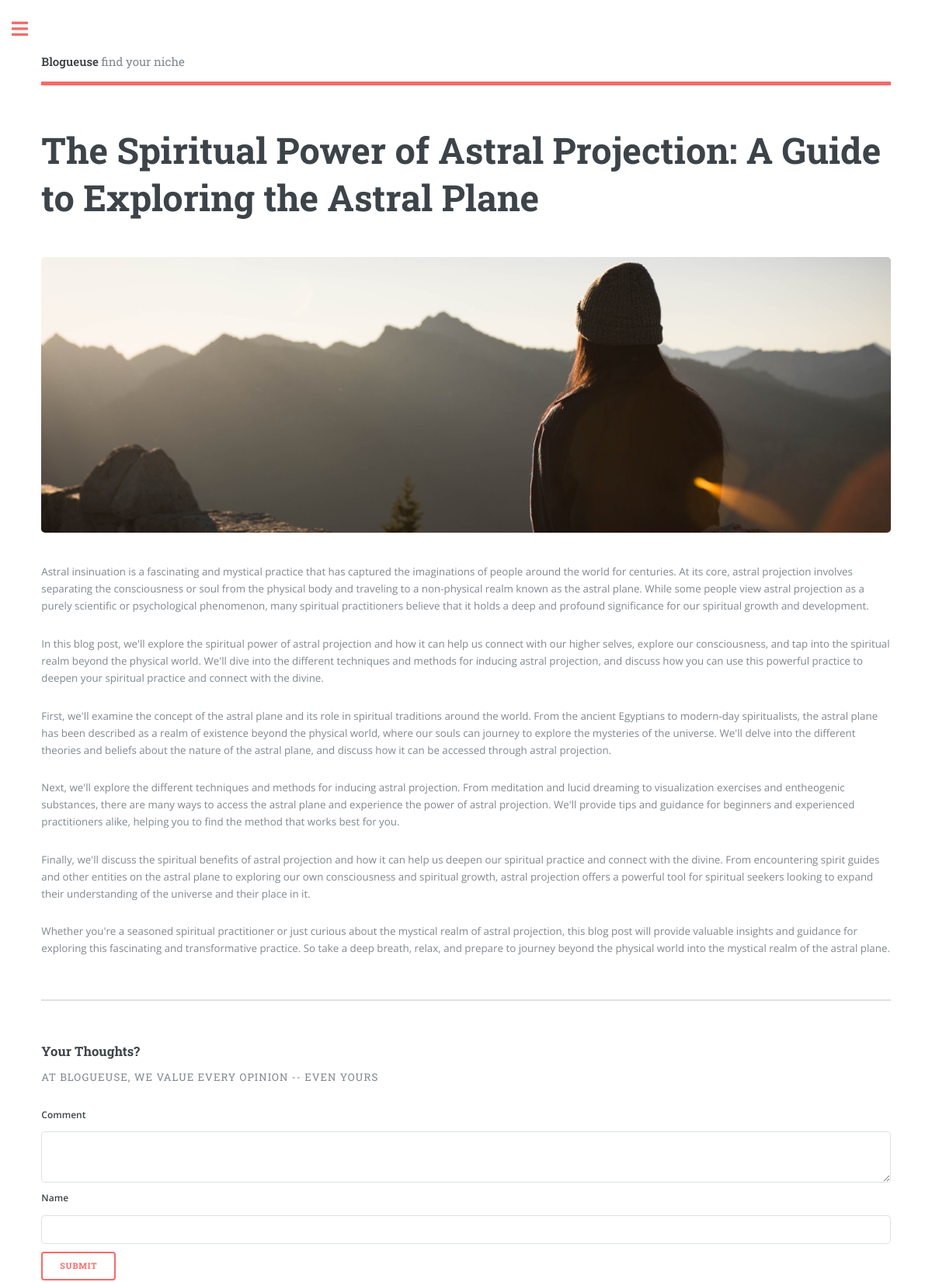
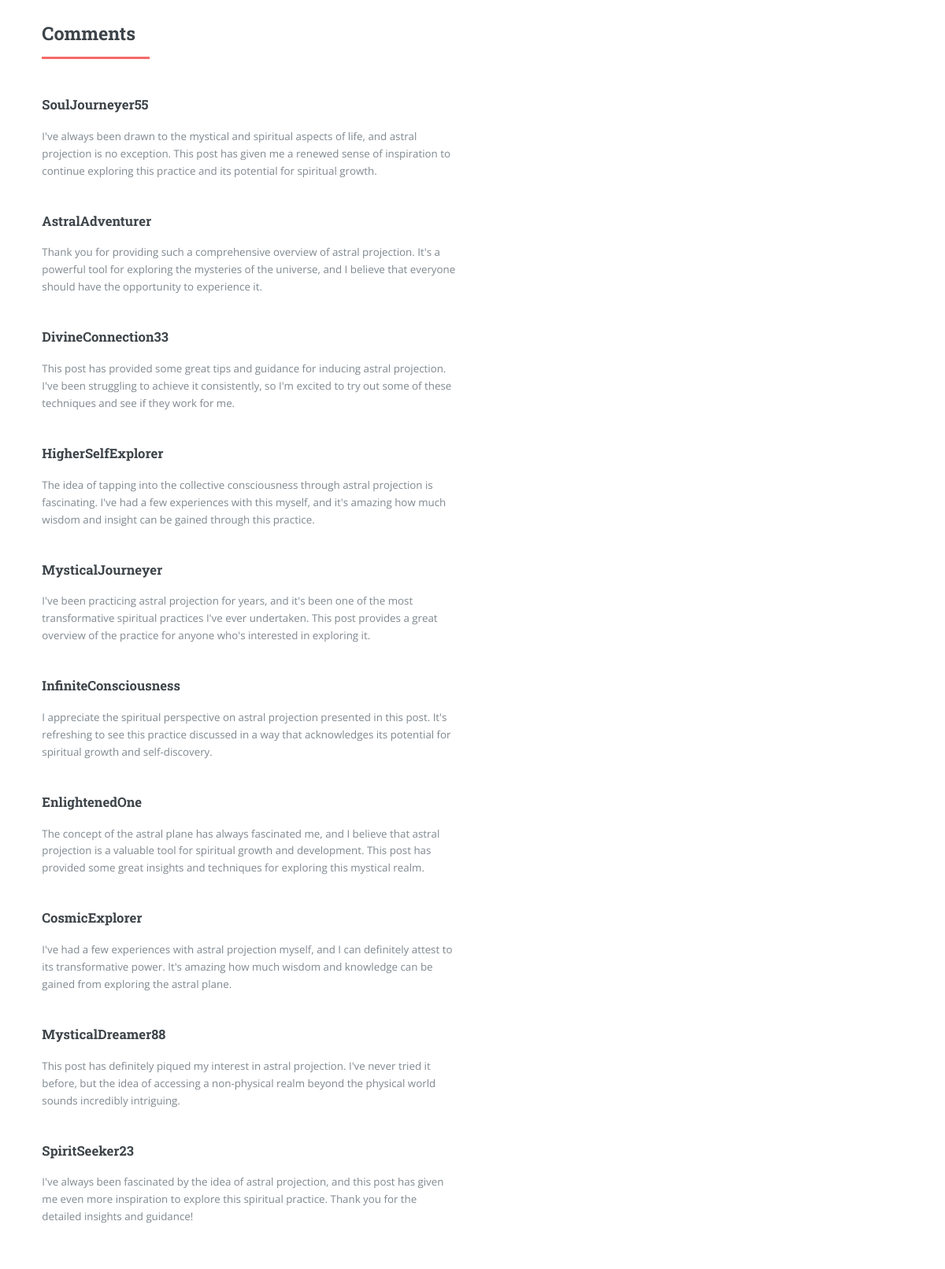
The page /posts/2 on the database its author committed (2 pictures, top to bottom).
### tables this page shows
CREATE TABLE Post (
        id INTEGER PRIMARY KEY,
        authorid INTEGER,
        title TEXT NOT NULL,
        preview TEXT,
        content TEXT NOT NULL,
        created_utc INTEGER NOT NULL,
        FOREIGN KEY (authorid) REFERENCES Author (id)
    );

CREATE TABLE Comment (
        id INTEGER PRIMARY KEY,
        postid INTEGER,
        author TEXT NOT NULL,
        content TEXT NOT NULL,
        created_utc INTEGER NOT NULL,
        FOREIGN KEY (postid) REFERENCES Post (id)
    );

### controllers/post.py (the view, shortened to what this page needs)
@post_blueprint.route('/posts/<int:post_id>', methods=['GET', 'POST'])
def show_post(post_id):
    form = CommentForm()
    form.post_id.data = post_id
    searchform = SearchForm()
    spotlight = get_spotlight_posts()
    selectedpost = BusinessLogicLayer.businesslogic.getposts(post_id)
    if not selectedpost:
        abort(404, "Sorry, we couldn't find the post you requested.")
    comments = BusinessLogicLayer.businesslogic.get_comments_by_post_id(post_id)
    selectedpost.addcomments(comments)
    return render_template('/postdetail.html', post=selectedpost, form=form, spotlight_topic = spotlight['topic'].name, spotlight_posts = spotlight['posts'],  searchform = searchform)

### forms.py
class CommentForm(FlaskForm):
    post_id = HiddenField('Post ID', validators=[DataRequired()])
    comment = TextAreaField('Comment', validators=[DataRequired(), Length(max=500), NoProfanity()])
    name = StringField('Name', validators=[Optional(), Length(max=50)])

class SearchForm(FlaskForm):
    query = StringField('Search', validators=[DataRequired(), Length(max=100)])
    submit = SubmitField('Search')

### BusinessLogicLayer/businesslogic.py (called while the page is built)
def populate_post_tags_and_author(post):
    tags = []
    posttags = DataAccessLayer.dataaccess.get_post_tags_by_postid(post.id)
    for posttag in posttags:
        tagid = int(posttag['tagid'])
        tag = DataAccessLayer.dataaccess.get_tags_by_id(tagid)
        tags.append(tag)
    post.addtags(tags)
    author = DataAccessLayer.dataaccess.get_authors(post.authorid)
    post.addauthor(author)

def getposts(id=None):
    posts = DataAccessLayer.dataaccess.get_posts(id)
    if(id):
        populate_post_tags_and_author(posts)
    else:
        for post in posts:
            populate_post_tags_and_author(post)
    return posts

def get_posts_by_tag(tagid):
    posttags = DataAccessLayer.dataaccess.get_post_tags_by_tagid(tagid)
    posts = []
    for posttag in posttags:
        postid = int(posttag['postid'])
        post = getposts(postid)
        posts.append(post)
    return posts

def get_comments_by_post_id(post_id):
    comments = DataAccessLayer.dataaccess.get_comments_by_post_id(post_id)
    sorted_comments = sorted(comments, key=lambda c: c.created_utc, reverse=True)
    return sorted_comments

def gettags(tagid=None):
    return DataAccessLayer.dataaccess.get_tags_by_id(tagid)

### DataAccessLayer/dataaccess.py (called while the page is built)
def get_authors(author_id=None):
    c = sqlite3.connect(dbname).cursor()
    if author_id:
        c.execute("SELECT id, name, role, bio FROM Author WHERE id=?", (author_id,))
        row = c.fetchone()
        if row is None:
            return None
        return Author(row[0], row[1], row[2], row[3])
    else:
        c.execute("SELECT id, name, role, bio FROM Author")
        rows = c.fetchall()
        return [Author(row[0], row[1], row[2], row[3]) for row in rows]

def get_tags_by_id(tag_id=None):
    c = sqlite3.connect(dbname).cursor()
    if tag_id:
        c.execute("SELECT id, name FROM Tag WHERE id=?", (tag_id,))
        row = c.fetchone()
        if row is None:
            return None
        return Tag(row[0], row[1])
    else:
        c.execute("SELECT id, name FROM Tag")
        rows = c.fetchall()
        return [Tag(row[0], row[1]) for row in rows]

### templates/postdetail.html (shortened to what this page needs)
<!DOCTYPE HTML>
<html>
<head>
	<link rel="stylesheet" href="{{ url_for('static', filename='assets/css/main.css') }}" />
	<link rel="stylesheet" href="{{ url_for('static', filename='csscustom/style.css') }}" />
</head>
<body class="is-preload">
	<div id="wrapper">
		<div id="main">
			<div class="inner">
				<header id="header">
					<a href="{{ url_for('home.index') }}" class="logo"><strong>Blogueuse</strong> find your niche</a>
				</header>
				<section>
					<header class="main">
						<h1>{{ post.title }}</h1>
					</header>
					<span class="image main"><img
							src="{{ url_for('static', filename='images/posts_large/' ~ post.id ~ '.jpg') }}"
							alt="" /></span>
					{% for block in post.content.split('\n\n') %}
					<p>{{ block }}</p>
					{% endfor %}
				</section>
				<section>
					<header>
						<h3>Your Thoughts?</h3>
						<p>At Blogueuse, we value every opinion -- even yours</p>
					</header>
					<section id="comment-form" class="alt">
						<form method="post" action="{{ url_for('post.show_post', post_id=post.id) }}">
							{{ form.comment.label }} {{ form.comment() }}
							{{ form.name.label(class_="field-name", style="padding-top: 10px;") }} {{ form.name(class_="field-name-box") }}
							<input type="submit" value="Submit" style="margin-top: 10px;">
						</form>
					</section>
					<header class="major">
						<h2>Comments</h2>
					</header>
					<div class="features">
						{% for comment in post.comments %}
						<article>
							<div class="content">
								<h3>{{comment.author}}</h3>
								<p>{{comment.content}}</p>
							</div>
						</article>
						<article></article>
						{% endfor %}
					</div>
				</section>
			</div>
		</div>
	</div>
</body>
</html>

### rows shown on the page
Post: title "The Spiritual Power of Astral Projection: A Guide to Exploring the Astral Plane"
Comment: author "SoulJourneyer55", content "I've always been drawn to the mystical and spiritual aspects of life, and astral projection is no exception. This post has given me a renewed sense of inspiration to continue exploring this practice and its potential for spiritual growth."
Comment: author "AstralAdventurer", content "Thank you for providing such a comprehensive overview of astral projection. It's a powerful tool for exploring the mysteries of the universe, and I believe that everyone should have the opportunity to experience it."
Comment: author "DivineConnection33", content "This post has provided some great tips and guidance for inducing astral projection. I've been struggling to achieve it consistently, so I'm excited to try out some of these techniques and see if they work for me."
Comment: author "HigherSelfExplorer", content "The idea of tapping into the collective consciousness through astral projection is fascinating. I've had a few experiences with this myself, and it's amazing how much wisdom and insight can be gained through this practice."
Comment: author "MysticalJourneyer", content "I've been practicing astral projection for years, and it's been one of the most transformative spiritual practices I've ever undertaken. This post provides a great overview of the practice for anyone who's interested in exploring it."
Comment: author "InfiniteConsciousness", content "I appreciate the spiritual perspective on astral projection presented in this post. It's refreshing to see this practice discussed in a way that acknowledges its potential for spiritual growth and self-discovery."
Comment: author "EnlightenedOne", content "The concept of the astral plane has always fascinated me, and I believe that astral projection is a valuable tool for spiritual growth and development. This post has provided some great insights and techniques for exploring this mystical realm."
Comment: author "CosmicExplorer", content "I've had a few experiences with astral projection myself, and I can definitely attest to its transformative power. It's amazing how much wisdom and knowledge can be gained from exploring the astral plane."
Comment: author "MysticalDreamer88", content "This post has definitely piqued my interest in astral projection. I've never tried it before, but the idea of accessing a non-physical realm beyond the physical world sounds incredibly intriguing."
Comment: author "SpiritSeeker23", content "I've always been fascinated by the idea of astral projection, and this post has given me even more inspiration to explore this spiritual practice. Thank you for the detailed insights and guidance!"
